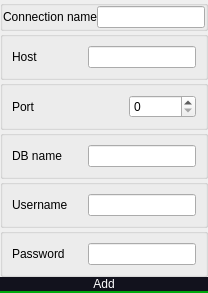
                          <widget class="QWidget" name="connection_update_tab">
                           <property name="sizePolicy">
                            <sizepolicy hsizetype="MinimumExpanding" vsizetype="MinimumExpanding">
                             <horstretch>0</horstretch>
                             <verstretch>0</verstretch>
                            </sizepolicy>
                           </property>
                           <property name="styleSheet">
                            <string notr="true"/>
                           </property>
                           <layout class="QVBoxLayout" name="verticalLayout_21">
                            <property name="spacing">
                             <number>0</number>
                            </property>
                            <property name="leftMargin">
                             <number>0</number>
                            </property>
                            <property name="topMargin">
                             <number>0</number>
                            </property>
                            <property name="rightMargin">
                             <number>0</number>
                            </property>
                            <property name="bottomMargin">
                             <number>0</number>
                            </property>
                            <item>
                             <widget class="QGroupBox" name="connection_name_box">
                              <property name="title">
                               <string/>
                              </property>
                              <property name="alignment">
                               <set>Qt::AlignCenter</set>
                              </property>
                              <property name="flat">
                               <bool>true</bool>
                              </property>
                              <layout class="QHBoxLayout" name="horizontalLayout_15">
                               <property name="spacing">
                                <number>0</number>
                               </property>
                               <property name="leftMargin">
                                <number>0</number>
                               </property>
                               <property name="topMargin">
                                <number>0</number>
                               </property>
                               <property name="rightMargin">
                                <number>0</number>
                               </property>
                               <property name="bottomMargin">
                                <number>0</number>
                               </property>
                               <item>
                                <widget class="QLabel" name="connection_name_label">
                                 <property name="sizePolicy">
                                  <sizepolicy hsizetype="Expanding" vsizetype="Preferred">
                                   <horstretch>0</horstretch>
                                   <verstretch>0</verstretch>
                                  </sizepolicy>
                                 </property>
                                 <property name="maximumSize">
                                  <size>
                                   <width>172</width>
                                   <height>82</height>
                                  </size>
                                 </property>
                                 <property name="text">
                                  <string>Connection name</string>
                                 </property>
                                </widget>
                               </item>
                               <item>
                                <widget class="QLineEdit" name="connection_name_value">
                                 <property name="sizePolicy">
                                  <sizepolicy hsizetype="Expanding" vsizetype="Preferred">
                                   <horstretch>0</horstretch>
                                   <verstretch>0</verstretch>
                                  </sizepolicy>
                                 </property>
                                 <property name="maximumSize">
                                  <size>
                                   <width>172</width>
                                   <height>82</height>
                                  </size>
                                 </property>
                                </widget>
                               </item>
                              </layout>
                             </widget>
                            </item>
                            <item>
                             <widget class="QGroupBox" name="host_box">
                              <property name="title">
                               <string/>
                              </property>
                              <property name="alignment">
                               <set>Qt::AlignCenter</set>
                              </property>
                              <property name="flat">
                               <bool>true</bool>
                              </property>
                              <layout class="QHBoxLayout" name="horizontalLayout_10">
                               <item>
                                <widget class="QLabel" name="host_label">
                                 <property name="sizePolicy">
                                  <sizepolicy hsizetype="Expanding" vsizetype="Preferred">
                                   <horstretch>0</horstretch>
                                   <verstretch>0</verstretch>
                                  </sizepolicy>
                                 </property>
                                 <property name="maximumSize">
                                  <size>
                                   <width>172</width>
                                   <height>82</height>
                                  </size>
                                 </property>
                                 <property name="text">
                                  <string>Host</string>
                                 </property>
                                </widget>
                               </item>
                               <item>
                                <widget class="QLineEdit" name="host_value">
                                 <property name="sizePolicy">
                                  <sizepolicy hsizetype="Expanding" vsizetype="Preferred">
                                   <horstretch>0</horstretch>
                                   <verstretch>0</verstretch>
                                  </sizepolicy>
                                 </property>
                                 <property name="maximumSize">
                                  <size>
                                   <width>172</width>
                                   <height>82</height>
                                  </size>
                                 </property>
                                </widget>
                               </item>
                              </layout>
                             </widget>
                            </item>
                            <item>
                             <widget class="QGroupBox" name="port_box">
                              <property name="title">
                               <string/>
                              </property>
                              <property name="flat">
                               <bool>true</bool>
                              </property>
                              <layout class="QHBoxLayout" name="horizontalLayout_11">
                               <item>
                                <widget class="QLabel" name="port_label">
                                 <property name="sizePolicy">
                                  <sizepolicy hsizetype="Expanding" vsizetype="Preferred">
                                   <horstretch>0</horstretch>
                                   <verstretch>0</verstretch>
                                  </sizepolicy>
                                 </property>
                                 <property name="maximumSize">
                                  <size>
                                   <width>172</width>
                                   <height>82</height>
                                  </size>
                                 </property>
                                 <property name="text">
                                  <string>Port</string>
                                 </property>
                                </widget>
                               </item>
                               <item>
                                <widget class="QSpinBox" name="port_value">
                                 <property name="sizePolicy">
                                  <sizepolicy hsizetype="Minimum" vsizetype="Preferred">
                                   <horstretch>0</horstretch>
                                   <verstretch>0</verstretch>
                                  </sizepolicy>
                                 </property>
                                 <property name="maximumSize">
                                  <size>
                                   <width>172</width>
                                   <height>82</height>
                                  </size>
                                 </property>
                                 <property name="maximum">
                                  <number>9999999</number>
                                 </property>
                                </widget>
                               </item>
                              </layout>
                             </widget>
                            </item>
                            <item>
                             <widget class="QGroupBox" name="db_name_box">
                              <property name="sizePolicy">
                               <sizepolicy hsizetype="Preferred" vsizetype="Preferred">
                                <horstretch>0</horstretch>
                                <verstretch>0</verstretch>
                               </sizepolicy>
                              </property>
                              <property name="title">
                               <string/>
                              </property>
                              <property name="flat">
                               <bool>true</bool>
                              </property>
                              <layout class="QHBoxLayout" name="horizontalLayout_12">
                               <item>
                                <widget class="QLabel" name="db_name_label">
                                 <property name="sizePolicy">
                                  <sizepolicy hsizetype="Expanding" vsizetype="Preferred">
                                   <horstretch>0</horstretch>
                                   <verstretch>0</verstretch>
                                  </sizepolicy>
                                 </property>
                                 <property name="maximumSize">
                                  <size>
                                   <width>172</width>
                                   <height>82</height>
                                  </size>
                                 </property>
                                 <property name="text">
                                  <string>DB name</string>
                                 </property>
                                </widget>
                               </item>
                               <item>
                                <widget class="QLineEdit" name="db_name_value">
                                 <property name="sizePolicy">
                                  <sizepolicy hsizetype="Expanding" vsizetype="Preferred">
                                   <horstretch>0</horstretch>
                                   <verstretch>0</verstretch>
                                  </sizepolicy>
                                 </property>
                                 <property name="maximumSize">
                                  <size>
                                   <width>172</width>
                                   <height>82</height>
                                  </size>
                                 </property>
                                </widget>
                               </item>
                              </layout>
                             </widget>
                            </item>
                            <item>
                             <widget class="QGroupBox" name="username_box">
                              <property name="title">
                               <string/>
                              </property>
                              <property name="flat">
                               <bool>true</bool>
                              </property>
                              <layout class="QHBoxLayout" name="horizontalLayout_13">
                               <item>
                                <widget class="QLabel" name="username_label">
                                 <property name="sizePolicy">
                                  <sizepolicy hsizetype="Expanding" vsizetype="Preferred">
                                   <horstretch>0</horstretch>
                                   <verstretch>0</verstretch>
                                  </sizepolicy>
                                 </property>
                                 <property name="maximumSize">
                                  <size>
                                   <width>172</width>
                                   <height>82</height>
                                  </size>
                                 </property>
                                 <property name="text">
                                  <string>Username</string>
                                 </property>
                                </widget>
                               </item>
                               <item>
                                <widget class="QLineEdit" name="username_value">
                                 <property name="sizePolicy">
                                  <sizepolicy hsizetype="Expanding" vsizetype="Preferred">
                                   <horstretch>0</horstretch>
                                   <verstretch>0</verstretch>
                                  </sizepolicy>
                                 </property>
                                 <property name="maximumSize">
                                  <size>
                                   <width>172</width>
                                   <height>82</height>
                                  </size>
                                 </property>
                                </widget>
                               </item>
                              </layout>
                             </widget>
                            </item>
                            <item>
                             <widget class="QGroupBox" name="password_box">
                              <property name="maximumSize">
                               <size>
                                <width>16777215</width>
                                <height>16777215</height>
                               </size>
                              </property>
                              <property name="title">
                               <string/>
                              </property>
                              <property name="alignment">
                               <set>Qt::AlignLeading|Qt::AlignLeft|Qt::AlignVCenter</set>
                              </property>
                              <property name="flat">
                               <bool>true</bool>
                              </property>
                              <layout class="QHBoxLayout" name="horizontalLayout_14">
                               <item>
                                <widget class="QLabel" name="password_label">
                                 <property name="sizePolicy">
                                  <sizepolicy hsizetype="Expanding" vsizetype="Preferred">
                                   <horstretch>0</horstretch>
                                   <verstretch>0</verstretch>
                                  </sizepolicy>
                                 </property>
                                 <property name="maximumSize">
                                  <size>
                                   <width>172</width>
                                   <height>82</height>
                                  </size>
                                 </property>
                                 <property name="text">
                                  <string>Password</string>
                                 </property>
                                </widget>
                               </item>
                               <item>
                                <widget class="QLineEdit" name="password_value">
                                 <property name="sizePolicy">
                                  <sizepolicy hsizetype="Expanding" vsizetype="Preferred">
                                   <horstretch>0</horstretch>
                                   <verstretch>0</verstretch>
                                  </sizepolicy>
                                 </property>
                                 <property name="maximumSize">
                                  <size>
                                   <width>172</width>
                                   <height>82</height>
                                  </size>
                                 </property>
                                </widget>
                               </item>
                              </layout>
                             </widget>
                            </item>
                            <item>
                             <widget class="QPushButton" name="connection_add_button">
                              <property name="styleSheet">
                               <string notr="true">QPushButton {
	border: none;
	color: white;
	text-align: center;
    background: rgb(18, 18, 29);


    border-bottom: 2px solid;
    border-bottom-color: rgb(0, 168, 14); 
}

QPushButton::hover {
	background: rgb(28, 28, 39);
}</string>
                              </property>
                              <property name="text">
                               <string>Add</string>
                              </property>
                             </widget>
                            </item>
                           </layout>
                          </widget>
